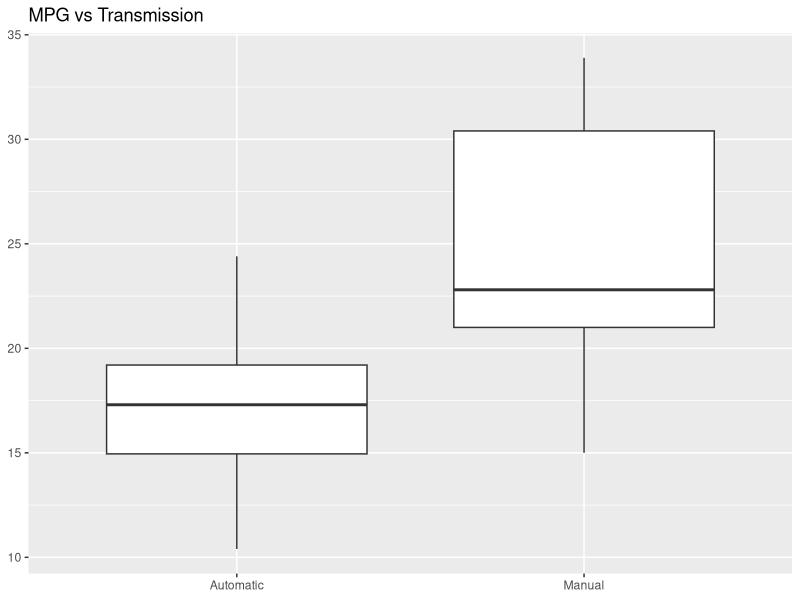
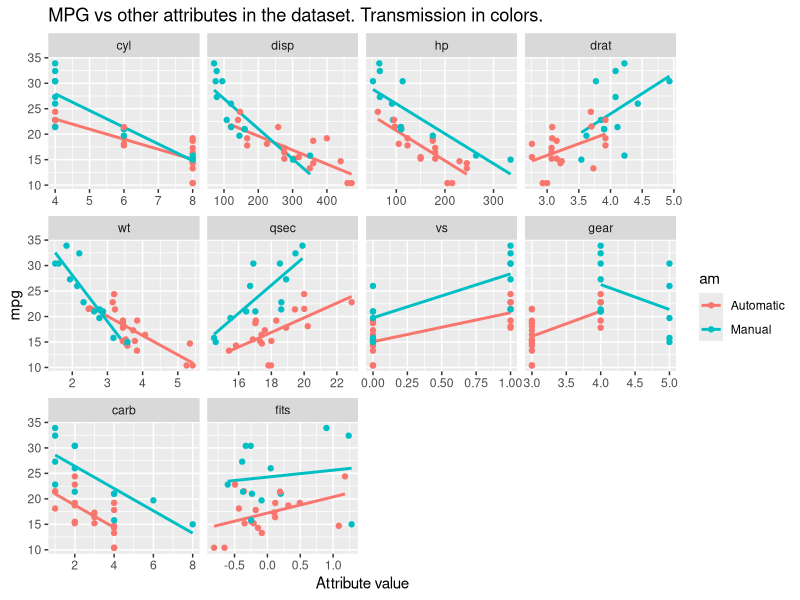
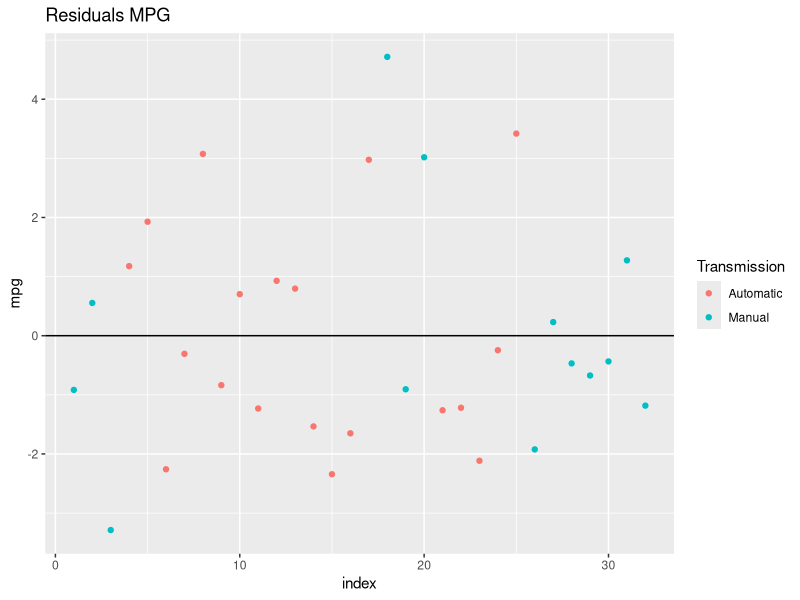

These charts were generated, in order, by the following R code:
## ---- chunk 1
knitr::opts_chunk$set(echo = TRUE)
## ---- chunk 2
library(dplyr)
library(ggplot2)
library(reshape2)
library(knitr)
mtdata  <- mutate(mtcars
                  , am = factor(ifelse(am ==  0, "Automatic", "Manual"))
)
## ---- chunk 3
fitwt  <- lm(mpg~wt * am, data = mtdata)
fitwthp  <- lm(mpg~wt* am + hp * am, data = mtdata)
fitwthpqsec  <- lm(mpg~wt * am + hp* am + qsec , data = mtdata)
anova(fitwt, fitwthp, fitwthpqsec)
## ---- chunk 4
mtdata$fits <-dffits(fitwthpqsec) 
kable(mtdata[abs(mtdata$fits)>1, c("mpg", "wt", "hp", "qsec", "fits")])
## ---- chunk 5
results <- cbind(round(summary(fitwthpqsec)$coef[,c(1,4)],3), round(confint(fitwthpqsec),3),
      c("Intercept for automatic", "Weight", "Intercept difference for manual", "Horsepower", "1/4 mile time", "Weight covariate difference for manual", "HP covariate difference for manual"))
colnames(results)[5] <- "Description"
kable(results)
## ---- chunk 6
g <- ggplot(data = mtdata, aes(x = am, y = mpg)) + xlab(NULL) + ylab(NULL) + ggtitle("MPG vs Transmission")
print(g+ geom_boxplot())
## ---- chunk 7
g <-  ggplot(data = melt(mtdata, id=c("mpg", "am")), aes(x = value, y = mpg))
g <- g + geom_smooth(method = "lm", se = FALSE, aes(color = am)) 
g <- g +  geom_point(aes(color = am)) + facet_wrap(~variable, scales="free_x") + ggtitle("MPG vs other attributes in the dataset. Transmission in colors.") + xlab("Attribute value")
print(g)
## ---- chunk 8
g <- ggplot(data = NULL, aes(x = rep(1:32), y = resid(fitwthpqsec))) 
g <- g + geom_point(aes(color=mtdata$am)) 
g <- g + geom_hline(yintercept=0) + ylab("mpg") + xlab("index") + ggtitle("Residuals MPG") +scale_color_discrete(name="Transmission")
print(g)
